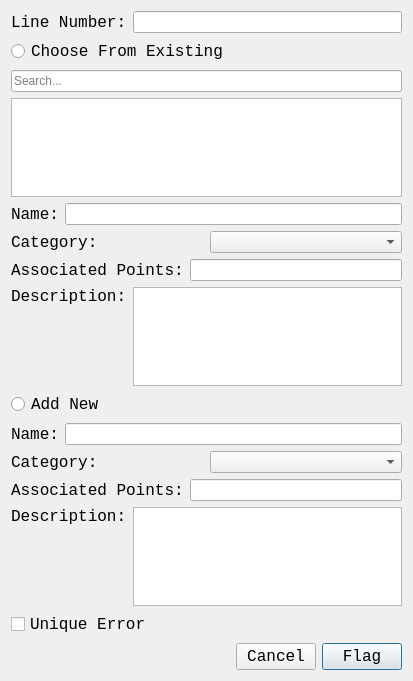
<?xml version="1.0" encoding="UTF-8"?>
<ui version="4.0">
 <class>FlagDialog</class>
 <widget class="QDialog" name="FlagDialog">
  <property name="geometry">
   <rect>
    <x>0</x>
    <y>0</y>
    <width>413</width>
    <height>681</height>
   </rect>
  </property>
  <property name="windowTitle">
   <string>Dialog</string>
  </property>
  <layout class="QGridLayout" name="gridLayout">
   <item row="0" column="0">
    <layout class="QHBoxLayout" name="horizontalLayout_10">
     <item>
      <widget class="QLabel" name="label">
       <property name="font">
        <font>
         <family>Monospace</family>
         <pointsize>12</pointsize>
        </font>
       </property>
       <property name="text">
        <string>Line Number:</string>
       </property>
      </widget>
     </item>
     <item>
      <widget class="QLineEdit" name="lineNumberEdit"/>
     </item>
    </layout>
   </item>
   <item row="1" column="0">
    <layout class="QVBoxLayout" name="verticalLayout_4">
     <item>
      <widget class="QRadioButton" name="chooseFromExistingButton">
       <property name="font">
        <font>
         <family>Monospace</family>
         <pointsize>12</pointsize>
        </font>
       </property>
       <property name="text">
        <string>Choose From Existing</string>
       </property>
      </widget>
     </item>
     <item>
      <layout class="QVBoxLayout" name="verticalLayout">
       <item>
        <widget class="QLineEdit" name="searchBox">
         <property name="placeholderText">
          <string>Search...</string>
         </property>
        </widget>
       </item>
       <item>
        <widget class="QListWidget" name="annotationList"/>
       </item>
      </layout>
     </item>
     <item>
      <layout class="QVBoxLayout" name="verticalLayout_2">
       <item>
        <layout class="QHBoxLayout" name="horizontalLayout">
         <item>
          <widget class="QLabel" name="nameLabel1">
           <property name="font">
            <font>
             <family>Monospace</family>
             <pointsize>12</pointsize>
            </font>
           </property>
           <property name="text">
            <string>Name:</string>
           </property>
          </widget>
         </item>
         <item>
          <widget class="QLineEdit" name="nameEdit1"/>
         </item>
        </layout>
       </item>
       <item>
        <layout class="QHBoxLayout" name="horizontalLayout_2">
         <item>
          <widget class="QLabel" name="categoryLabel1">
           <property name="font">
            <font>
             <family>Monospace</family>
             <pointsize>12</pointsize>
            </font>
           </property>
           <property name="text">
            <string>Category:</string>
           </property>
          </widget>
         </item>
         <item>
          <widget class="QComboBox" name="categoryBox1"/>
         </item>
        </layout>
       </item>
       <item>
        <layout class="QHBoxLayout" name="horizontalLayout_3">
         <item>
          <widget class="QLabel" name="pointsLabel1">
           <property name="font">
            <font>
             <family>Monospace</family>
             <pointsize>12</pointsize>
            </font>
           </property>
           <property name="text">
            <string>Associated Points:</string>
           </property>
          </widget>
         </item>
         <item>
          <widget class="QLineEdit" name="pointsEdit1"/>
         </item>
        </layout>
       </item>
       <item>
        <layout class="QHBoxLayout" name="horizontalLayout_4">
         <item alignment="Qt::AlignTop">
          <widget class="QLabel" name="descriptionLabel1">
           <property name="font">
            <font>
             <family>Monospace</family>
             <pointsize>12</pointsize>
            </font>
           </property>
           <property name="text">
            <string>Description:</string>
           </property>
          </widget>
         </item>
         <item>
          <widget class="QPlainTextEdit" name="descriptionEdit1"/>
         </item>
        </layout>
       </item>
      </layout>
     </item>
     <item>
      <widget class="QRadioButton" name="addNewButton">
       <property name="font">
        <font>
         <family>Monospace</family>
         <pointsize>12</pointsize>
        </font>
       </property>
       <property name="text">
        <string>Add New</string>
       </property>
      </widget>
     </item>
     <item>
      <layout class="QVBoxLayout" name="verticalLayout_3">
       <item>
        <layout class="QHBoxLayout" name="horizontalLayout_5">
         <item>
          <widget class="QLabel" name="nameLabel2">
           <property name="font">
            <font>
             <family>Monospace</family>
             <pointsize>12</pointsize>
            </font>
           </property>
           <property name="text">
            <string>Name:</string>
           </property>
          </widget>
         </item>
         <item>
          <widget class="QLineEdit" name="nameEdit2"/>
         </item>
        </layout>
       </item>
       <item>
        <layout class="QHBoxLayout" name="horizontalLayout_6">
         <item>
          <widget class="QLabel" name="categoryLabel2">
           <property name="font">
            <font>
             <family>Monospace</family>
             <pointsize>12</pointsize>
            </font>
           </property>
           <property name="text">
            <string>Category:</string>
           </property>
          </widget>
         </item>
         <item>
          <widget class="QComboBox" name="categoryBox2"/>
         </item>
        </layout>
       </item>
       <item>
        <layout class="QHBoxLayout" name="horizontalLayout_7">
         <item>
          <widget class="QLabel" name="pointsLabel2">
           <property name="font">
            <font>
             <family>Monospace</family>
             <pointsize>12</pointsize>
            </font>
           </property>
           <property name="text">
            <string>Associated Points:</string>
           </property>
          </widget>
         </item>
         <item>
          <widget class="QLineEdit" name="pointsEdit2"/>
         </item>
        </layout>
       </item>
       <item>
        <layout class="QHBoxLayout" name="horizontalLayout_8">
         <item alignment="Qt::AlignTop">
          <widget class="QLabel" name="descriptionLabel2">
           <property name="font">
            <font>
             <family>Monospace</family>
             <pointsize>12</pointsize>
            </font>
           </property>
           <property name="text">
            <string>Description:</string>
           </property>
          </widget>
         </item>
         <item>
          <widget class="QPlainTextEdit" name="descriptionEdit2"/>
         </item>
        </layout>
       </item>
      </layout>
     </item>
     <item>
      <widget class="QCheckBox" name="uniqueErrorBox">
       <property name="font">
        <font>
         <family>Monospace</family>
         <pointsize>12</pointsize>
        </font>
       </property>
       <property name="text">
        <string>Unique Error</string>
       </property>
      </widget>
     </item>
    </layout>
   </item>
   <item row="2" column="0">
    <layout class="QHBoxLayout" name="horizontalLayout_9">
     <item>
      <spacer name="horizontalSpacer">
       <property name="orientation">
        <enum>Qt::Horizontal</enum>
       </property>
       <property name="sizeHint" stdset="0">
        <size>
         <width>40</width>
         <height>20</height>
        </size>
       </property>
      </spacer>
     </item>
     <item>
      <widget class="QPushButton" name="cancelButton">
       <property name="font">
        <font>
         <family>Monospace</family>
         <pointsize>12</pointsize>
        </font>
       </property>
       <property name="text">
        <string>Cancel</string>
       </property>
       <property name="autoDefault">
        <bool>false</bool>
       </property>
      </widget>
     </item>
     <item>
      <widget class="QPushButton" name="flagButton">
       <property name="font">
        <font>
         <family>Monospace</family>
         <pointsize>12</pointsize>
        </font>
       </property>
       <property name="text">
        <string>Flag</string>
       </property>
      </widget>
     </item>
    </layout>
   </item>
  </layout>
  <zorder></zorder>
  <zorder>label</zorder>
  <zorder>lineNumberEdit</zorder>
 </widget>
 <resources/>
 <connections/>
</ui>
